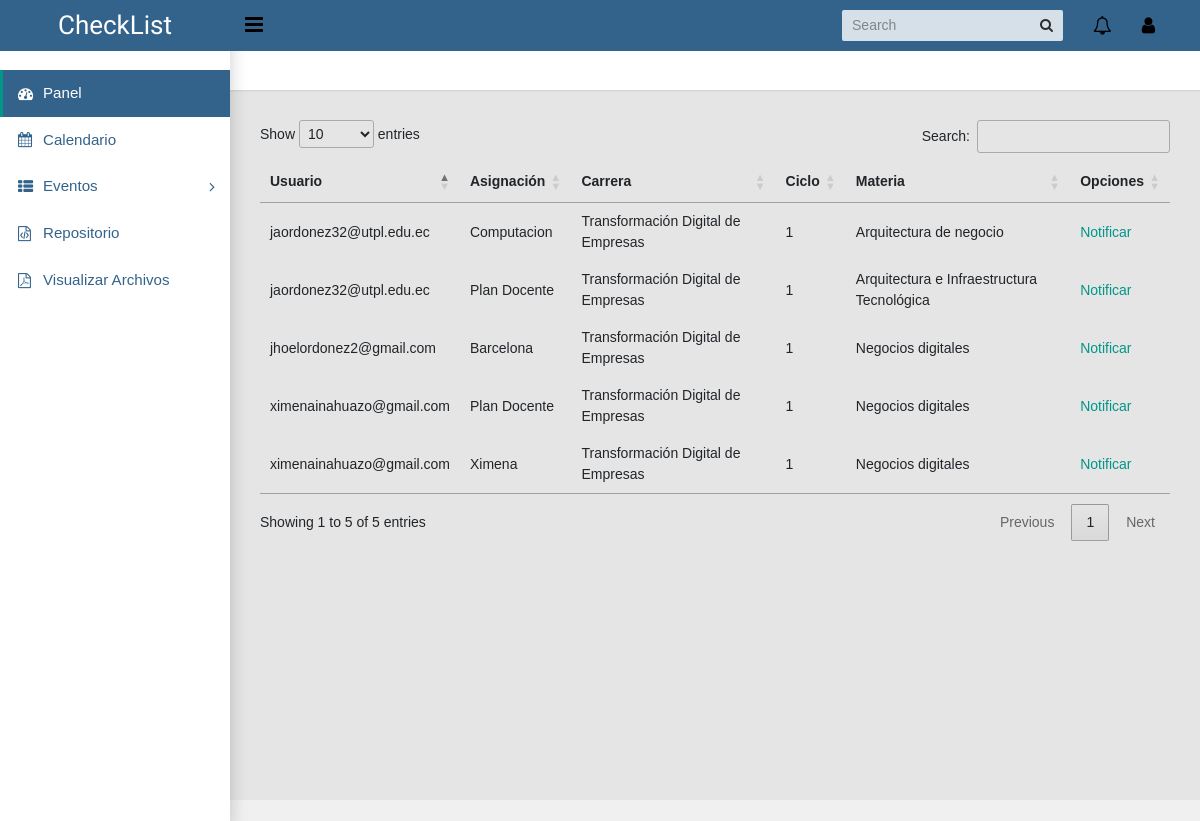
Screenshot of /Noticiacion/secretaria/ with the database file from the repository.
### calendarapp/models/archivos.py (models this page shows, shortened)
class Asignacion(models.Model):
    nombre = models.CharField(max_length=100)
    carrera = models.ForeignKey(Carrera, on_delete=models.CASCADE, related_name="asignacion_carrera")
    ciclo = models.ForeignKey(Ciclo, on_delete=models.CASCADE, related_name="asignacion_ciclo")
    materia = models.ForeignKey(Materia, on_delete=models.CASCADE, related_name="asignacion_materia")
    user = models.ForeignKey(User, on_delete=models.CASCADE, related_name="user_asignacion")
    fecha_inicial = models.DateTimeField()
    fecha_final = models.DateTimeField()
    descripcion = models.CharField(max_length= 200)

class Carrera(models.Model):
    nombre = models.CharField(max_length=100)
    def __str__(self):
            return "%s" % (self.nombre)

class Ciclo(models.Model):
    numCiclo = models.IntegerField()
    def __str__(self):
            return "%s" % (self.numCiclo)

class Materia(models.Model):
    nombre = models.CharField(max_length=100)
    numCreditos = models.IntegerField()
    numHoras = models.IntegerField()
    carrera = models.ForeignKey(Carrera, on_delete=models.CASCADE, related_name="materia_carrera")
    ciclo = models.ForeignKey(Ciclo, on_delete=models.CASCADE, related_name="materia_ciclo")
    def __str__(self) :
        return "%s" % (self.nombre)

### accounts/models/user.py (models this page shows)
class User(AbstractBaseUser, PermissionsMixin):
    email = models.EmailField(
        _("Email Address"),
        max_length=255,
        unique=True,
        help_text="Ex: example@example.com",
    )
    is_staff = models.BooleanField(_("Staff status"), default=False)
    is_active = models.BooleanField(_("Active"), default=True)
    date_joined = models.DateTimeField(_("Date Joined"), auto_now_add=True)
    last_updated = models.DateTimeField(_("Last Updated"), auto_now=True)
    objects = UserManager()
    USERNAME_FIELD = "email"
    def __str__(self):
        return self.email

### calendarapp/views/archivo.py (the view)
# urls.py: path('Noticiacion/secretaria/', archivo.secreNoti, name='secreNoti'),
def secreNoti(request):
    asignacion = Asignacion.objects.all()
    diccionario = {'asignaciones': asignacion}
    return render(request, 'secreNoti.html', diccionario)

### templates/secreNoti.html (shortened to what this page needs)
{% extends "base.html" %}
{% block extracss %}
<link rel="stylesheet" type="text/css" href="https://cdn.datatables.net/1.13.4/css/jquery.dataTables.min.css">
{% endblock extracss %}
{% block content %}
<table id="tabla_datos">
  <thead>
    <tr>
      <th>Usuario</th>
      <th>Asignación</th>
      <th>Carrera</th>
      <th>Ciclo</th>
      <th>Materia</th>
      <th>Opciones</th>
    </tr>
  </thead>
  {% for l in asignaciones %}
  <tr>
    <td>{{l.user}}</td>
    <td>{{l.nombre}}</td>
    <td>{{l.carrera}}</td>
    <td>{{l.ciclo}}</td>
    <td>{{l.materia}}</td>
    <td> <a href="{% url 'calendarapp:notificar' l.id %}">Notificar</a>
    </td>
  </tr>
  {% endfor %}
</table>
{% endblock %}

### static/css/carreras.css (style rules this page uses)
body { font-family: Arial, sans-serif; background-color: #f0f0f0; margin: 0; padding: 0; }

### rows the page displays
Asignacion: user "jhoelordonez2@gmail.com", nombre "Barcelona", carrera "Transformación Digital de Empresas", ciclo "1", materia "Negocios digitales"
Asignacion: user "jaordonez32@utpl.edu.ec", nombre "Computacion", carrera "Transformación Digital de Empresas", ciclo "1", materia "Arquitectura de negocio"
Asignacion: user "jaordonez32@utpl.edu.ec", nombre "Plan Docente", carrera "Transformación Digital de Empresas", ciclo "1", materia "Arquitectura e Infraestructura Tecnológica"
Asignacion: user "ximenainahuazo@gmail.com", nombre "Plan Docente", carrera "Transformación Digital de Empresas", ciclo "1", materia "Negocios digitales"
Asignacion: user "ximenainahuazo@gmail.com", nombre "Ximena", carrera "Transformación Digital de Empresas", ciclo "1", materia "Negocios digitales"
